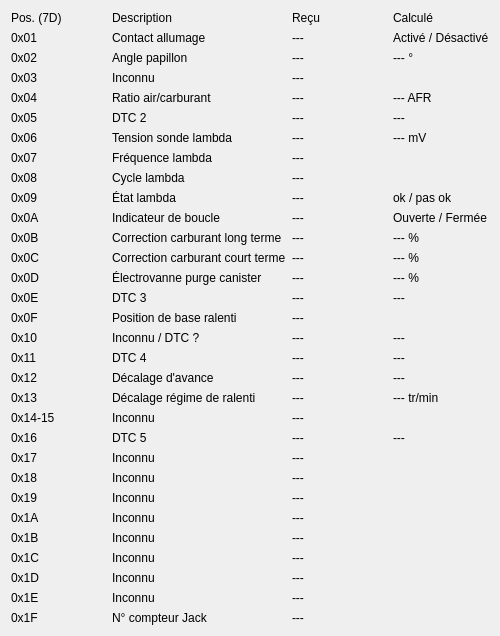
    <widget class="QWidget" name="raw_1">
      <property name="geometry">
       <rect>
        <x>20</x>
        <y>10</y>
        <width>500</width>
        <height>576</height>
       </rect>
      </property>

      <layout class="QGridLayout" name="HF_table">

       <item row="0" column="0">
        <widget class="QLabel" name="header_1">
         <property name="text">
          <string>Pos. (7D)</string>
         </property>
        </widget>
       </item>
        <item row="0" column="1">
        <widget class="QLabel" name="header_2">
         <property name="text">
          <string>Description</string>
         </property>
        </widget>
       </item>
        <item row="0" column="2">
        <widget class="QLabel" name="header_3">
         <property name="text">
          <string>Reçu</string>
         </property>
        </widget>
       </item>
        <item row="0" column="3">
        <widget class="QLabel" name="header_4">
         <property name="text">
          <string>Calculé</string>
         </property>
        </widget>
       </item>

       <item row="1" column="0">
        <widget class="QLabel" name="x01">
         <property name="text">
          <string>0x01</string>
         </property>
        </widget>
       </item>
       <item row="1" column="1">
        <widget class="QLabel" name="label_0x01">
         <property name="text">
          <string>Contact allumage</string>
         </property>
        </widget>
       </item>
       <item row="1" column="2">
        <widget class="QLabel" name="m_7D_01">
		<property name="text">
		<string>---</string>
		</property>
        </widget>
       </item>
	   <item row="1" column="3">
        <widget class="QLabel" name="r_7D_01">
		<property name="text">
		<string>Activé / Désactivé</string>
		</property>
        </widget>
       </item>

       <item row="2" column="0">
        <widget class="QLabel" name="x02">
         <property name="text">
          <string>0x02</string>
         </property>
        </widget>
       </item>
       <item row="2" column="1">
        <widget class="QLabel" name="label_0x02">
         <property name="text">
          <string>Angle papillon</string>
         </property>
        </widget>
       </item>
       <item row="2" column="2">
        <widget class="QLabel" name="m_7D_02">
		<property name="text">
		<string>---</string>
		</property>
        </widget>
       </item>
	   <item row="2" column="3">
        <widget class="QLabel" name="r_7D_02">
		<property name="text">
		<string>--- °</string>
		</property>
        </widget>
       </item>

       <item row="3" column="0">
        <widget class="QLabel" name="x03">
         <property name="text">
          <string>0x03</string>
         </property>
        </widget>
       </item>
       <item row="3" column="1">
        <widget class="QLabel" name="label_0x03">
         <property name="text">
          <string>Inconnu</string>
         </property>
        </widget>
       </item>
       <item row="3" column="2">
        <widget class="QLabel" name="m_7D_03">
		<property name="text">
		<string>---</string>
		</property>
        </widget>
       </item>

       <item row="4" column="0">
        <widget class="QLabel" name="x04">
         <property name="text">
          <string>0x04</string>
         </property>
        </widget>
       </item>
       <item row="4" column="1">
        <widget class="QLabel" name="label_0x04">
         <property name="text">
          <string>Ratio air/carburant</string>
         </property>
        </widget>
       </item>
       <item row="4" column="2">
        <widget class="QLabel" name="m_7D_04">
		<property name="text">
		<string>---</string>
		</property>
        </widget>
       </item>
	    <item row="4" column="3">
        <widget class="QLabel" name="r_7D_04">
		<property name="text">
		<string>--- AFR</string>
		</property>
        </widget>
       </item> 

        <item row="5" column="0">
        <widget class="QLabel" name="x05">
         <property name="text">
          <string>0x05</string>
         </property>
        </widget>
       </item>
       <item row="5" column="1">
        <widget class="QLabel" name="label_0x05">
         <property name="text">
          <string>DTC 2</string>
         </property>
        </widget>
       </item>
       <item row="5" column="2">
        <widget class="QLabel" name="m_7D_05">
		<property name="text">
		<string>---</string>
		</property>
        </widget>
       </item>
		<item row="5" column="3">
        <widget class="QLabel" name="r_7D_05">
		<property name="text">
		<string>---</string>
		</property>
        </widget>
       </item> 	   

        <item row="6" column="0">
        <widget class="QLabel" name="x06">
         <property name="text">
          <string>0x06</string>
         </property>
        </widget>
       </item>
       <item row="6" column="1">
        <widget class="QLabel" name="label_0x06">
         <property name="text">
          <string>Tension sonde lambda</string>
         </property>
        </widget>
       </item>
       <item row="6" column="2">
        <widget class="QLabel" name="m_7D_06">
		<property name="text">
		<string>---</string>
		</property>
        </widget>
       </item>
	    <item row="6" column="3">
        <widget class="QLabel" name="r_7D_06">
		<property name="text">
		<string>--- mV</string>
		</property>
        </widget>
       </item> 

        <item row="7" column="0">
        <widget class="QLabel" name="x07">
         <property name="text">
          <string>0x07</string>
         </property>
        </widget>
       </item>
       <item row="7" column="1">
        <widget class="QLabel" name="label_0x07">
         <property name="text">
          <string>Fréquence lambda</string>
         </property>
        </widget>
       </item>
       <item row="7" column="2">
        <widget class="QLabel" name="m_7D_07">
		<property name="text">
		<string>---</string>
		</property>
        </widget>
       </item> 

        <item row="8" column="0">
        <widget class="QLabel" name="x08">
         <property name="text">
          <string>0x08</string>
         </property>
        </widget>
       </item>
       <item row="8" column="1">
        <widget class="QLabel" name="label_0x08">
         <property name="text">
          <string>Cycle lambda</string>
         </property>
        </widget>
       </item>
       <item row="8" column="2">
        <widget class="QLabel" name="m_7D_08">
        <property name="text">
		<string>---</string>
		</property>
		</widget>
       </item> 

        <item row="9" column="0">
        <widget class="QLabel" name="x09">
         <property name="text">
          <string>0x09</string>
         </property>
        </widget>
       </item>
       <item row="9" column="1">
        <widget class="QLabel" name="label_0x09">
         <property name="text">
          <string>État lambda</string>
         </property>
        </widget>
       </item>
       <item row="9" column="2">
        <widget class="QLabel" name="m_7D_09">
        <property name="text">
		<string>---</string>
		</property>
		</widget>
       </item>
		<item row="9" column="3">
        <widget class="QLabel" name="r_7D_09">
		<property name="text">
		<string>ok / pas ok</string>
		</property>
        </widget>
       </item>

        <item row="10" column="0">
        <widget class="QLabel" name="x0A">
         <property name="text">
          <string>0x0A</string>
         </property>
        </widget>
       </item>
       <item row="10" column="1">
        <widget class="QLabel" name="label_0x0A">
         <property name="text">
          <string>Indicateur de boucle</string>
         </property>
        </widget>
       </item>
       <item row="10" column="2">
        <widget class="QLabel" name="m_7D_0A">
        <property name="text">
		<string>---</string>
		</property>
		</widget>
       </item>
		<item row="10" column="3">
        <widget class="QLabel" name="r_7D_0A">
		<property name="text">
		<string>Ouverte / Fermée</string>
		</property>
        </widget>
       </item>	   

        <item row="11" column="0">
        <widget class="QLabel" name="x0B">
         <property name="text">
          <string>0x0B</string>
         </property>
        </widget>
       </item>
       <item row="11" column="1">
        <widget class="QLabel" name="label_0x0B">
         <property name="text">
          <string>Correction carburant long terme</string>
         </property>
        </widget>
       </item>
       <item row="11" column="2">
        <widget class="QLabel" name="m_7D_0B">
        <property name="text">
		<string>---</string>
		</property>
		</widget>
       </item>
	   <item row="11" column="3">
        <widget class="QLabel" name="r_7D_0B">
		<property name="text">
		<string>--- %</string>
		</property>
        </widget>
       </item>

        <item row="12" column="0">
        <widget class="QLabel" name="x0C">
         <property name="text">
          <string>0x0C</string>
         </property>
        </widget>
       </item>
       <item row="12" column="1">
        <widget class="QLabel" name="label_0x0C">
         <property name="text">
          <string>Correction carburant court terme</string>
         </property>
        </widget>
       </item>
       <item row="12" column="2">
        <widget class="QLabel" name="m_7D_0C">
        <property name="text">
		<string>---</string>
		</property>
		</widget>
       </item>
	   <item row="12" column="3">
        <widget class="QLabel" name="r_7D_0C">
		<property name="text">
		<string>--- %</string>
		</property>
        </widget>
       </item>

        <item row="13" column="0">
        <widget class="QLabel" name="x0D">
         <property name="text">
          <string>0x0D</string>
         </property>
        </widget>
       </item>
       <item row="13" column="1">
        <widget class="QLabel" name="label_0x0D">
         <property name="text">
          <string>Électrovanne purge canister</string>
         </property>
        </widget>
       </item>
       <item row="13" column="2">
        <widget class="QLabel" name="m_7D_0D">
        <property name="text">
		<string>---</string>
		</property>
		</widget>
       </item>
	   <item row="13" column="3">
        <widget class="QLabel" name="r_7D_0D">
		<property name="text">
		<string>--- %</string>
		</property>
        </widget>
       </item>

        <item row="14" column="0">
        <widget class="QLabel" name="x0E">
         <property name="text">
          <string>0x0E</string>
         </property>
        </widget>
       </item>
       <item row="14" column="1">
        <widget class="QLabel" name="label_0x0E">
         <property name="text">
          <string>DTC 3</string>
         </property>
        </widget>
       </item>
       <item row="14" column="2">
        <widget class="QLabel" name="m_7D_0E">
        <property name="text">
		<string>---</string>
		</property>
		</widget>
       </item>
		<item row="14" column="3">
        <widget class="QLabel" name="r_7D_0E">
		<property name="text">
		<string>---</string>
		</property>
        </widget>
       </item> 

        <item row="15" column="0">
        <widget class="QLabel" name="x0F">
         <property name="text">
          <string>0x0F</string>
         </property>
        </widget>
       </item>
       <item row="15" column="1">
        <widget class="QLabel" name="label_0x0F">
         <property name="text">
          <string>Position de base ralenti</string>
         </property>
        </widget>
       </item>
       <item row="15" column="2">
        <widget class="QLabel" name="m_7D_0F">
        <property name="text">
		<string>---</string>
		</property>
		</widget>
       </item>
	   <item row="15" column="3">
        <widget class="QLabel" name="r_7D_0F">
		<property name="text">
		<string></string>
		</property>
        </widget>
       </item>

        <item row="16" column="0">
        <widget class="QLabel" name="x10">
         <property name="text">
          <string>0x10</string>
         </property>
        </widget>
       </item>
       <item row="16" column="1">
        <widget class="QLabel" name="label_0x10">
         <property name="text">
          <string>Inconnu / DTC ?</string>
         </property>
        </widget>
       </item>
       <item row="16" column="2">
        <widget class="QLabel" name="m_7D_10">
        <property name="text">
		<string>---</string>
		</property>
		</widget>
       </item>
	   <item row="16" column="3">
        <widget class="QLabel" name="r_7D_10">
        <property name="text">
		<string>---</string>
		</property>
		</widget>
       </item>

        <item row="17" column="0">
        <widget class="QLabel" name="x11">
         <property name="text">
          <string>0x11</string>
         </property>
        </widget>
       </item>
       <item row="17" column="1">
        <widget class="QLabel" name="label_0x11">
         <property name="text">
          <string>DTC 4</string>
         </property>
        </widget>
       </item>
       <item row="17" column="2">
        <widget class="QLabel" name="m_7D_11">
        <property name="text">
		<string>---</string>
		</property>
		</widget>
       </item>
	   <item row="17" column="3">
        <widget class="QLabel" name="r_7D_11">
        <property name="text">
		<string>---</string>
		</property>
		</widget>
       </item>

        <item row="18" column="0">
        <widget class="QLabel" name="x12">
         <property name="text">
          <string>0x12</string>
         </property>
        </widget>
       </item>
       <item row="18" column="1">
        <widget class="QLabel" name="label_0x12">
         <property name="text">
          <string>Décalage d'avance</string>
         </property>
        </widget>
       </item>
       <item row="18" column="2">
        <widget class="QLabel" name="m_7D_12">
        <property name="text">
		<string>---</string>
		</property>
		</widget>
       </item>
	   <item row="18" column="3">
        <widget class="QLabel" name="r_7D_12">
		<property name="text">
		<string>---</string>
		</property>
        </widget>
       </item>

        <item row="19" column="0">
        <widget class="QLabel" name="x13">
         <property name="text">
          <string>0x13</string>
         </property>
        </widget>
       </item>
       <item row="19" column="1">
        <widget class="QLabel" name="label_0x13">
         <property name="text">
          <string>Décalage régime de ralenti</string>
         </property>
        </widget>
       </item>
       <item row="19" column="2">
        <widget class="QLabel" name="m_7D_13">
        <property name="text">
		<string>---</string>
		</property>
		</widget>
       </item>
	   <item row="19" column="3">
        <widget class="QLabel" name="r_7D_13">
		<property name="text">
		<string>--- tr/min</string>
		</property>
        </widget>
       </item>

        <!-- <item row="20" column="0"> -->
        <!-- <widget class="QLabel" name="x14"> -->
         <!-- <property name="text"> -->
          <!-- <string>0x14</string> -->
         <!-- </property> -->
        <!-- </widget> -->
       <!-- </item> -->
       <!-- <item row="20" column="1"> -->
        <!-- <widget class="QLabel" name="label_0x14"> -->
         <!-- <property name="text"> -->
          <!-- <string>Erreur de ralenti</string> -->
         <!-- </property> -->
        <!-- </widget> -->
       <!-- </item> -->
       <!-- <item row="20" column="2"> -->
        <!-- <widget class="QLabel" name="m_7D_14"> -->
		<!-- </widget> -->
       <!-- </item> -->

        <item row="21" column="0">
        <widget class="QLabel" name="x15">
         <property name="text">
          <string>0x14-15</string>
         </property>
        </widget>
       </item>
       <item row="21" column="1">
        <widget class="QLabel" name="label_0x15">
         <property name="text">
          <string>Inconnu</string>
         </property>
        </widget>
       </item>
       <item row="21" column="2">
        <widget class="QLabel" name="m_7D_15">
        <property name="text">
		<string>---</string>
		</property>
		</widget>
       </item>

        <item row="22" column="0">
        <widget class="QLabel" name="x16">
         <property name="text">
          <string>0x16</string>
         </property>
        </widget>
       </item>
       <item row="22" column="1">
        <widget class="QLabel" name="label_0x16">
         <property name="text">
          <string>DTC 5</string>
         </property>
        </widget>
       </item>
       <item row="22" column="2">
        <widget class="QLabel" name="m_7D_16">
        <property name="text">
		<string>---</string>
		</property>
		</widget>
       </item>
	   <item row="22" column="3">
        <widget class="QLabel" name="r_7D_16">
        <property name="text">
		<string>---</string>
		</property>
		</widget>
       </item>

       <item row="23" column="0">
        <widget class="QLabel" name="x17">
         <property name="text">
          <string>0x17</string>
         </property>
        </widget>
       </item>
       <item row="23" column="1">
        <widget class="QLabel" name="label_0x17">
         <property name="text">
          <string>Inconnu</string>
         </property>
        </widget>
       </item>
       <item row="23" column="2">
        <widget class="QLabel" name="m_7D_17">
        <property name="text">
		<string>---</string>
		</property>
		</widget>
       </item>

       <item row="24" column="0">
        <widget class="QLabel" name="x18">
         <property name="text">
          <string>0x18</string>
         </property>
        </widget>
       </item>
       <item row="24" column="1">
        <widget class="QLabel" name="label_0x18">
         <property name="text">
          <string>Inconnu</string>
         </property>
        </widget>
       </item>
       <item row="24" column="2">
        <widget class="QLabel" name="m_7D_18">
        <property name="text">
		<string>---</string>
		</property>
		</widget>
       </item>

       <item row="25" column="0">
        <widget class="QLabel" name="x19">
         <property name="text">
          <string>0x19</string>
         </property>
        </widget>
       </item>
       <item row="25" column="1">
        <widget class="QLabel" name="label_0x19">
         <property name="text">
          <string>Inconnu</string>
         </property>
        </widget>
       </item>
       <item row="25" column="2">
        <widget class="QLabel" name="m_7D_19">
        <property name="text">
		<string>---</string>
		</property>
		</widget>
       </item>

       <item row="26" column="0">
        <widget class="QLabel" name="x1A">
         <property name="text">
          <string>0x1A</string>
         </property>
        </widget>
       </item>
       <item row="26" column="1">
        <widget class="QLabel" name="label_0x1A">
         <property name="text">
          <string>Inconnu</string>
         </property>
        </widget>
       </item>
       <item row="26" column="2">
        <widget class="QLabel" name="m_7D_1A">
        <property name="text">
		<string>---</string>
		</property>
		</widget>
       </item>

       <item row="27" column="0">
        <widget class="QLabel" name="x1B">
         <property name="text">
          <string>0x1B</string>
         </property>
        </widget>
       </item>
       <item row="27" column="1">
        <widget class="QLabel" name="label_0x1B">
         <property name="text">
          <string>Inconnu</string>
         </property>
        </widget>
       </item>
       <item row="27" column="2">
        <widget class="QLabel" name="m_7D_1B">
        <property name="text">
		<string>---</string>
		</property>
		</widget>
       </item>

       <item row="28" column="0">
        <widget class="QLabel" name="x1C">
         <property name="text">
          <string>0x1C</string>
         </property>
        </widget>
       </item>
       <item row="28" column="1">
        <widget class="QLabel" name="label_0x1C">
         <property name="text">
          <string>Inconnu</string>
         </property>
        </widget>
       </item>
       <item row="28" column="2">
        <widget class="QLabel" name="m_7D_1C">
        <property name="text">
		<string>---</string>
		</property>
		</widget>
       </item>

       <item row="29" column="0">
        <widget class="QLabel" name="x1D">
         <property name="text">
          <string>0x1D</string>
         </property>
        </widget>
       </item>
       <item row="29" column="1">
        <widget class="QLabel" name="label_0x1D">
         <property name="text">
          <string>Inconnu</string>
         </property>
        </widget>
       </item>
       <item row="29" column="2">
        <widget class="QLabel" name="m_7D_1D">
        <property name="text">
		<string>---</string>
		</property>
		</widget>
       </item>

       <item row="30" column="0">
        <widget class="QLabel" name="x1E">
         <property name="text">
          <string>0x1E</string>
         </property>
        </widget>
       </item>
       <item row="30" column="1">
        <widget class="QLabel" name="label_0x1E">
         <property name="text">
          <string>Inconnu</string>
         </property>
        </widget>
       </item>
       <item row="30" column="2">
        <widget class="QLabel" name="m_7D_1E">
        <property name="text">
		<string>---</string>
		</property>
		</widget>
       </item>

       <item row="31" column="0">
        <widget class="QLabel" name="x1F">
         <property name="text">
          <string>0x1F</string>
         </property>
        </widget>
       </item>
       <item row="31" column="1">
        <widget class="QLabel" name="label_0x1F">
         <property name="text">
          <string>N° compteur Jack</string>
         </property>
        </widget>
       </item>
       <item row="31" column="2">
        <widget class="QLabel" name="m_7D_1F">
        <property name="text">
		<string>---</string>
		</property>
		</widget>
       </item>

      </layout>
     </widget>
